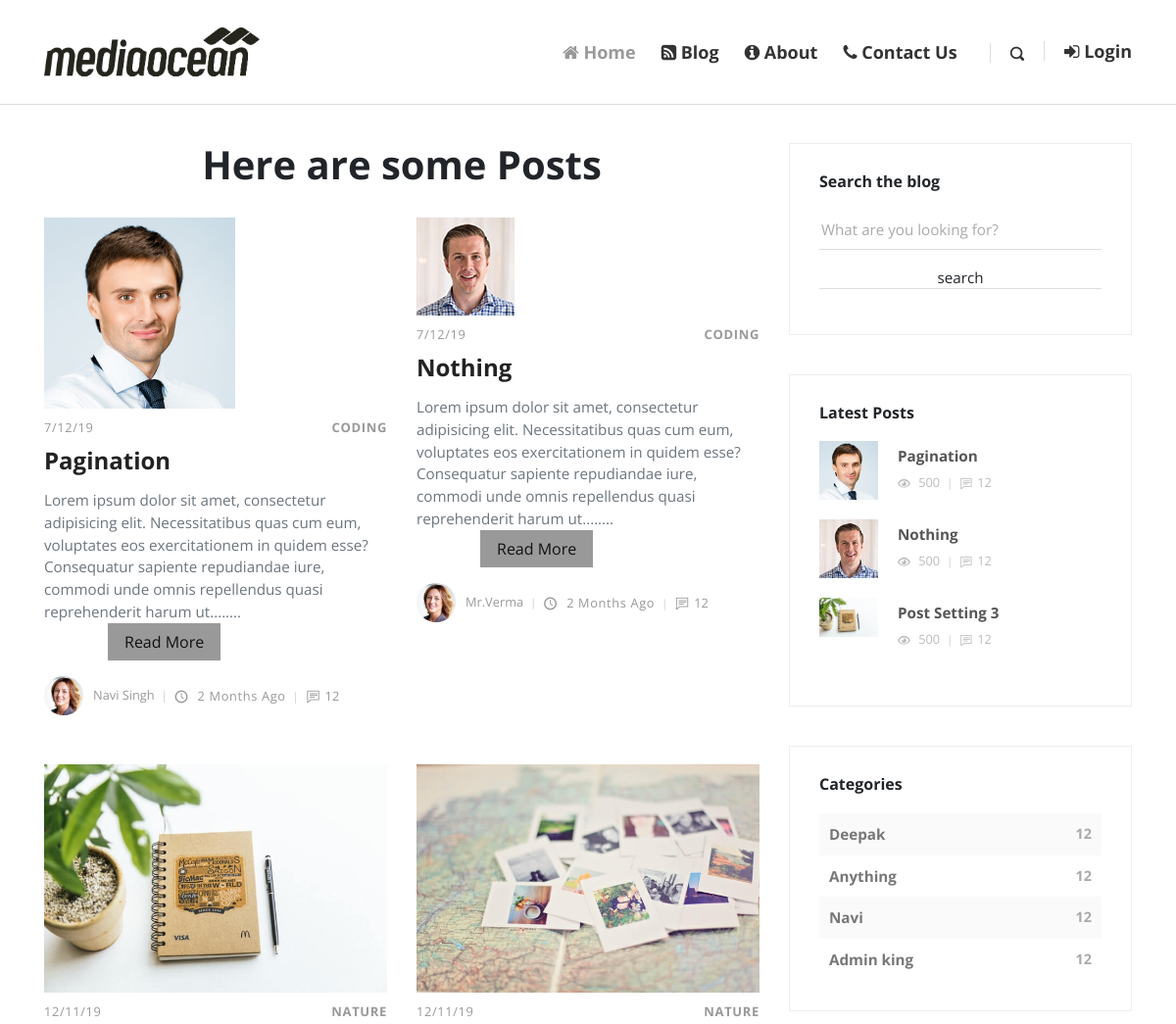
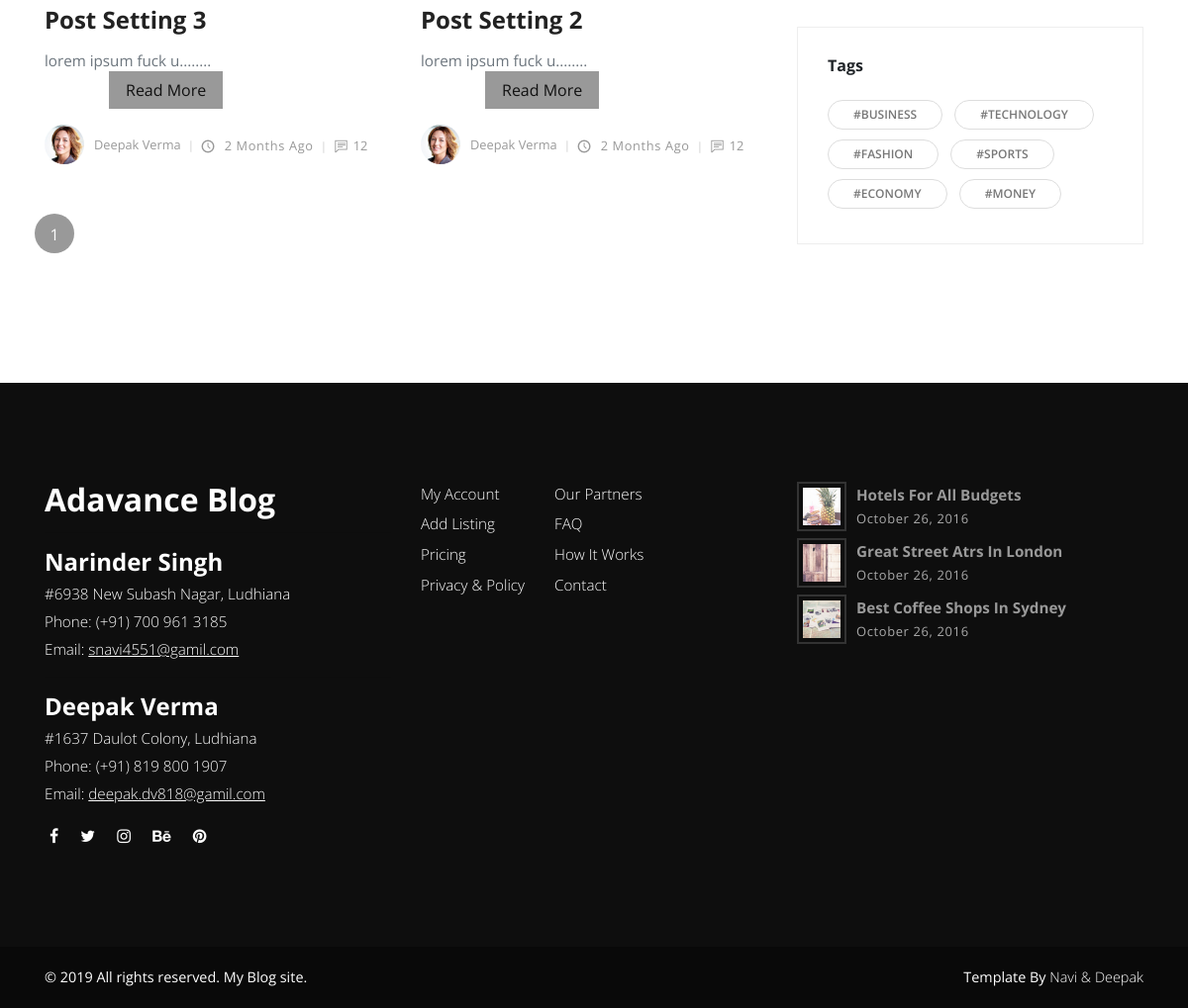
Screenshot of /blog.php with the database file from the repository (2 pictures, top to bottom).
### tables this page shows
CREATE TABLE `posts` (
  `id` int(11) NOT NULL,
  `date` varchar(100) NOT NULL,
  `title` varchar(255) NOT NULL,
  `author` varchar(255) NOT NULL,
  `author_image` varchar(255) NOT NULL,
  `image` varchar(255) NOT NULL,
  `categories` varchar(255) NOT NULL,
  `tags` varchar(255) NOT NULL,
  `post_data` text NOT NULL,
  `views` int(11) NOT NULL,
  `status` varchar(255) NOT NULL
);

CREATE TABLE `categories` (
  `id` int(11) NOT NULL,
  `category` varchar(255) NOT NULL
);

### blog.php (the view, shortened to what this page needs)
<?php require_once('inc/db.php');
  $no_of_posts = 4;
  if (isset($_GET['page'])){
    $page_id = $_GET['page'];
  }
  else{
    $page_id = 1;
  }
  if (isset($_POST['search'])) {
    $search = $_POST['search-text'];
    $all_post_query = "SELECT  * FROM posts WHERE status ='publish'";
    $all_post_query .=" and title LIKE '%$search%'";
    $all_post_run = mysqli_query($con,$all_post_query);
    $all_post = mysqli_num_rows($all_post_run);
    $total_pages = ceil($all_post / $no_of_posts);
    $posts_start_from = ($page_id - 1) * $no_of_posts;
  }
  else{
    $all_post_query = "SELECT  * FROM posts WHERE status ='publish'";
  $all_post_run = mysqli_query($con,$all_post_query);
  $all_post = mysqli_num_rows($all_post_run);
  $total_pages = ceil($all_post / $no_of_posts);
  $posts_start_from = ($page_id - 1) * $no_of_posts;
}
?>
<!DOCTYPE html>
<html>
  <head>
    <?php require_once('inc/top.php');?>
  </head>
  <body>
    <?php require_once('inc/header.php');?>
    <br><br><br><br>
    <div class="container">
      <div class="row">
        <main class="posts-listing col-lg-8">
          <div class="container">
             <center>
              <h1>Here are some Posts</h1>
              </center><br>
            <div class="row">
              <?php
              if (isset($_POST['search'])) {
                $search = $_POST['search-text'];
                $query = "SELECT * FROM posts WHERE status = 'publish'";
                $query .= "and title LIKE '%$search%'";
                $query .= " ORDER BY id DESC LIMIT $posts_start_from ,$no_of_posts";
                    }
              else{
                $query = "SELECT * FROM posts WHERE status = 'publish'";
                 $query .= " ORDER BY id DESC LIMIT $posts_start_from ,$no_of_posts";
                        }
       $run = mysqli_query($con,$query);
       if (mysqli_num_rows($run) > 0) {
         while ($row = mysqli_fetch_array($run)) {
           $id = $row['id'];
           $date = $row['date'];
           $title = $row['title'];
           $author = $row['author'];
           $image = $row['image'];
           $categories = $row['categories'];
           $post_data = $row['post_data'];
           ?>
              <div class="post col-xl-6">
                <div class="post-thumbnail"><a href="post.php?post_id=<?php echo $id; ?>"><img src="img/<?php echo $image; ?>" alt="..." class="img-fluid"></a></div>
                <div class="post-details">
                  <div class="post-meta d-flex justify-content-between">
                    <div class="date meta-last"><?php echo $date; ?></div>
                    <div class="category"><a href="index.php?cat=<?php
                    echo $id; ?>"><?php echo $categories; ?></a></div>
                  </div><a href="post.php?post_id=<?php echo $id; ?>">
                    <h3 class="h4"><?php echo $title; ?></h3></a>
                  <p class="text-muted"><?php echo substr($post_data,0,300)."........"; ?>
                     <a href="post.php?post_id=<?php echo $id; ?>" name="read more"  class="btn btn-primary" id="radius">Read More</a>
                  </p>
                  <footer class="post-footer d-flex align-items-center"><a href="#" class="author d-flex align-items-center flex-wrap">
                      <div class="avatar"><img src="img/avatar-3.jpg" alt="..." class="img-fluid"></div>
                      <div class="title"><span><?php echo $author; ?></span></div></a>
                    <div class="date"><i class="icon-clock"></i> 2 months ago</div>
                    <div class="comments meta-last"><i class="icon-comment"></i>12</div>
                  </footer>
                </div>
              </div>
              <?php
            }
          }else{
               echo "No Posts Here Yet !!";
          }
            ?>
            <nav aria-label="Page navigation example">
              <ul class="pagination pagination-template d-flex justify-content-center">
               <?php
               for ($i=1; $i<=$total_pages; $i++) {
                 echo "<li class='page-item ".($page_id == $i ? 'active':'')."'><a href='blog.php?page=".$i."&".(isset($cat_name)?"cat=$cat_id":"")."' class='page-link'>$i</a></li>";
               }
               ?>
              </ul>
            </nav>
          </div>
        </main>
        <?php require_once('inc/sidebar.php');?>
      </div>
    </div>
    <?php require_once('inc/footer.php');?>
  </body>
</html>

### inc/sidebar.php (shortened to what this page needs)
<?php
  require_once('db.php');
?>
<aside class="col-lg-4">
          <div class="widget search">
            <header>
              <h3 class="h6">Search the blog</h3>
            </header>
            <form action="blog.php" method="post" class="search-form">
              <div class="form-group">
                <input type="search" name="search-text" placeholder="What are you looking for?">
                <input type="submit" class="btn btn-default" value="search" name="search" >
              </div>
            </form>
          </div>
          <div class="widget latest-posts">
            <header>
              <h3 class="h6">Latest Posts</h3>
            </header>
            <div class="blog-posts">
              <?php
               $query = "SELECT * FROM posts WHERE status = 'publish' ORDER BY id DESC LIMIT 3";
               $run = mysqli_query($con,$query);
               if (mysqli_num_rows($run) > 0) {
                 while ($row = mysqli_fetch_array($run)) {
                   $title = $row['title'];
                   $image = $row['image'];
                ?>
              <a href="#">
                <div class="item d-flex align-items-center">
                  <div class="image"><img src="img/<?php echo $image; ?>" alt="..." class="img-fluid"></div>
                  <div class="title"><strong><?php echo $title; ?></strong>
                    <div class="d-flex align-items-center">
                      <div class="views"><i class="icon-eye"></i> 500</div>
                      <div class="comments"><i class="icon-comment"></i>12</div>
                    </div>
                  </div>
                </div>
              </a>
              <?php
                }}
               ?>
            </div>
          </div>
          <div class="widget categories">
            <header>
              <h3 class="h6">Categories</h3>
            </header>
            <?php
            $query="SELECT * FROM categories";
            $run=mysqli_query($con,$query);
            if(mysqli_num_rows($run) > 0){
                while ($row = mysqli_fetch_array($run)) {
                      $category = ucfirst($row['category']);
                      $id = $row['id'];
                    echo "
                        <div class='item d-flex justify-content-between'><a href='blog.php?cat=".$id."'>$category</a><span>12</span></div>
                    ";
                }
            } else{
              echo "
                        <div class='item d-flex justify-content-between'><a href='#'>No Categories Yet</a><span>12</span></div>
                    ";
            }
            ?>
          </div>
          <div class="widget tags">
            <header>
              <h3 class="h6">Tags</h3>
            </header>
            <ul class="list-inline">
              <li class="list-inline-item"><a href="#" class="tag">#Business</a></li>
              <li class="list-inline-item"><a href="#" class="tag">#Technology</a></li>
              <li class="list-inline-item"><a href="#" class="tag">#Fashion</a></li>
              <li class="list-inline-item"><a href="#" class="tag">#Sports</a></li>
              <li class="list-inline-item"><a href="#" class="tag">#Economy</a></li>
              <li class="list-inline-item"><a href="#" class="tag">#Money</a></li>
            </ul>
          </div>
        </aside>

### css/custom.css (style rules this page uses)
#radius { margin-left: 65px; border-radius:10px; }

### rows the page displays
posts: image (picture), date "7/12/19", categories "CODING", title "Pagination", post_data "Lorem ipsum dolor sit amet, consectetur adipisicing elit. Necessitatibus quas cum eum, voluptates eos exercitationem in quidem esse? Consequatur sapiente repudiandae iure, commodi unde omnis repellendus quasi reprehenderit harum ut", author "Navi Singh"
posts: image (picture), date "7/12/19", categories "CODING", title "Nothing", post_data "Lorem ipsum dolor sit amet, consectetur adipisicing elit. Necessitatibus quas cum eum, voluptates eos exercitationem in quidem esse? Consequatur sapiente repudiandae iure, commodi unde omnis repellendus quasi reprehenderit harum ut", author "Mr.Verma"
posts: image (picture), date "12/11/19", categories "NATURE", title "Post Setting 3", post_data "lorem ipsum fuck u", author "Deepak Verma"
posts: image (picture), date "12/11/19", categories "NATURE", title "Post Setting 2", post_data "lorem ipsum fuck u", author "Deepak Verma"
categories: category "Deepak"
categories: category "Anything"
categories: category "Navi"
categories: category "Admin king"
